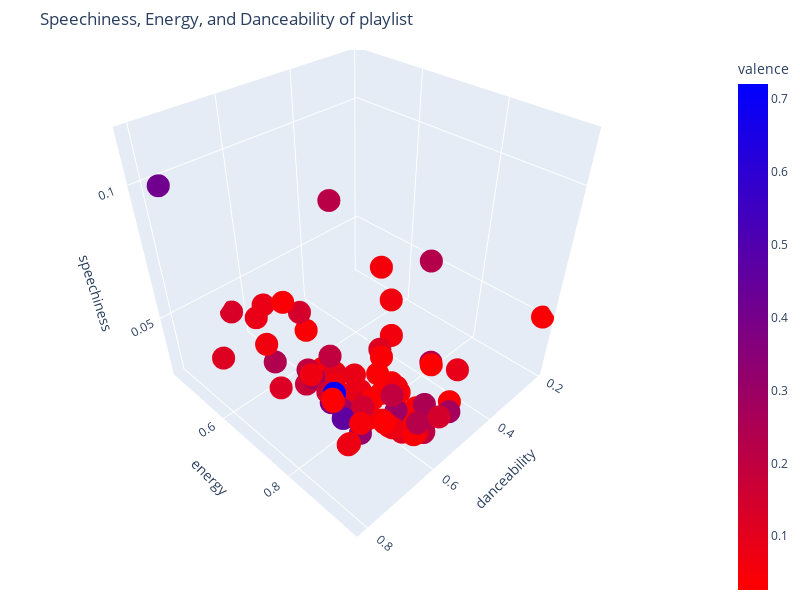

Notebook cell for this chart:
### Code cell
fig = px.scatter_3d(pl_master_df, x='danceability', y='energy', z='speechiness', width=800, height=600, color='valence', color_continuous_scale=color_scheme, hover_name='hoverdata')
zoom_level = 1.3
camera = dict(
    eye=dict(x=zoom_level, y=zoom_level, z=zoom_level),
    center_z=-0.25
)
fig.update_layout(scene_camera=camera, title='Speechiness, Energy, and Danceability of playlist', margin=dict(b=0, l=0, r=0, t=50))
fig.show()

### Figure 1 — Plotly figure (JSON) as saved in the notebook; plotly's stock layout.template omitted (floating-point values rounded to 4 significant figures)
{"data": [{"hovertemplate": "<b>%{hovertext}</b><br><br>danceability=%{x}<br>energy=%{y}<br>speechiness=%{z}<br>valence=%{marker.color}<extra></extra>", "hovertext": ["Matt Fax, Jack Dawson - Close My Eyes", "Anyma, Meg Myers - Running (feat. Meg Myers) - Extended Mix", "Lipless, Blue Noir - Cimmerian", "Nora En Pure - Reminiscing", "Klur - Between", "Reflekt, Cristoph, delline bass - Need To Feel Loved - Cristoph Remix", "Estiva, Diana Miro - The Tale", "Lane 8, Channy Leaneagh, Sultan + Shepard - Survive - Sultan + Shepard Remix", "Tritonal, HALIENE, djimboh - Losing My Mind - djimboh Remix", "Miss Monique - Land of Sunshine", "Klur - Entangled", "Bandēs - Time", "Motorcycle, Cristoph - As The Rush Comes - Cristoph Remix", "Matt Fax, Boxer - Higher", "Jordin Post - Jupiter", "Stephan Bodzin, Marc Romboy, Ben Böhmer - Callisto - Ben Böhmer Remix", "Alex Breitling - Heaven", "PRAANA, Liel Kolet - Waterfall", "Bandēs - Floating", "YATRA - Leaving Ghara", "Eugene Becker - Let's Forget", "Jake Kaiser - Green Spaces", "Rokazer - Menkent", "Kaiyan - Eau De Vie", "Paige, Nihil Young - Lonely Night", "Into The Ether, Lewyn - Never A Sunday", "TOMB - Blue Sky", "Klur - Chronology", "Modera - Valhalla", "Eugene Becker - Nihilism", "Bound to Divide, Lewyn - The Night Before", "Rokazer - Subra", "Shahin Shantiaei, Lauren L'aimant - Close To Me", "Tritonal, Codeko, OCULA - Superhuman - OCULA Remix", "djimboh, Lumynesynth - Up Here", "Passenger 10 - Microban", "Estiva - Tempus Delirium", "Tinlicker, Hero Baldwin - Rebirth", "Braxton - Spaces", "Nora En Pure - Sign of the Times", "Lipless - Wishing Well", "Ben Böhmer, Nils Hoffmann, Malou - Breathing", "Fløa, Furcloud - The Illusion Of Impression", "Paige, Nihil Young - Peaceful Warrior", "ARTBAT, Dino Lenny - Keep Calm - Edit", "Zone+ - Hello", "Kasablanca - Immunity", "Siskin - Fly Away", "RIKO, GUGGA [BR] - Into The Light", "Che Jose, Jodie Knight - Freedom", "Heard Right, Jope - Runner", "Trilucid, Esque - To The End", "Ilan Bluestone, Giuseppe De Luca, OCULA - Hopeless Dreamer - OCULA Remix", "Kaiyan - Freedom Of Light", "Neon Cassettes - If Only for a Night", "Simon Doty - Solstice", "PRAANA - Becoming Earth", "Kozua - Desire", "York, Au/Ra, Archaellum - Golden Hour - Archaellum Remix", "Jackarta - Invincible", "Sultan + Shepard, Angela McCluskey - More Than You Ever Know", "Demmo - Paramount", "Fløa, Furcloud - Stellar", "UOAK, Ceci - Scent of Wood", "Dezza, Demmo - Coastline", "djimboh - Yours", "Matt Fax, Richard Walters - Here With Me", "ANUQRAM - Overseas", "Kozua - Sunshine", "Analog Sol - Medano", "Sons Of Maria - Close to Me", "Lane 8 - Reviver", "L.GU. - Afterlife", "The White Arrow, Deeparture - Cielo Medicina (Deeparture Remix)", "Tom Zeta, Kellerkind, Berenice Van Leer - Personal Space - Kellerkind Remix", "Morgin Madison, Motives - Reach", "Deeparture - Destination", "Bound to Divide, Lewyn - Coming Home", "Trilucid - One Day At A Time"], "legendgroup": "", "marker": {"color": [0.233, 0.0289, 0.0509, 0.0383, 0.238, 0.0648, 0.151, 0.384, 0.0979, 0.12, 0.143, 0.05, 0.142, 0.0344, 0.078, 0.0735, 0.037, 0.0622, 0.17, 0.226, 0.0542, 0.0892, 0.0968, 0.292, 0.0826, 0.218, 0.0377, 0.133, 0.0865, 0.165, 0.0617, 0.273, 0.0713, 0.174, 0.0336, 0.0396, 0.198, 0.026, 0.117, 0.057, 0.275, 0.0385, 0.0391, 0.282, 0.198, 0.413, 0.0918, 0.0393, 0.0386, 0.0851, 0.208, 0.123, 0.0394, 0.253, 0.0471, 0.721, 0.0467, 0.0397, 0.198, 0.0392, 0.0674, 0.0354, 0.0495, 0.117, 0.0744, 0.0351, 0.0378, 0.0327, 0.0628, 0.0773, 0.0398, 0.231, 0.0692, 0.462, 0.115, 0.197, 0.0657, 0.0765, 0.314], "coloraxis": "coloraxis", "symbol": "circle"}, "mode": "markers", "name": "", "scene": "scene", "showlegend": false, "type": "scatter3d", "x": [0.434, 0.699, 0.702, 0.612, 0.674, 0.716, 0.666, 0.651, 0.583, 0.606, 0.576, 0.641, 0.575, 0.55, 0.654, 0.672, 0.585, 0.582, 0.642, 0.609, 0.726, 0.621, 0.608, 0.601, 0.599, 0.71, 0.585, 0.653, 0.571, 0.657, 0.448, 0.53, 0.641, 0.651, 0.678, 0.62, 0.581, 0.541, 0.599, 0.537, 0.658, 0.598, 0.522, 0.656, 0.668, 0.81, 0.419, 0.593, 0.211, 0.604, 0.583, 0.713, 0.568, 0.559, 0.574, 0.656, 0.556, 0.55, 0.583, 0.519, 0.629, 0.593, 0.571, 0.581, 0.743, 0.645, 0.557, 0.66, 0.391, 0.639, 0.676, 0.286, 0.521, 0.682, 0.801, 0.606, 0.647, 0.586, 0.684], "y": [0.841, 0.803, 0.875, 0.848, 0.606, 0.636, 0.85, 0.75, 0.698, 0.901, 0.589, 0.67, 0.961, 0.892, 0.912, 0.716, 0.805, 0.864, 0.832, 0.937, 0.868, 0.762, 0.937, 0.88, 0.769, 0.818, 0.882, 0.439, 0.457, 0.747, 0.744, 0.954, 0.895, 0.677, 0.912, 0.938, 0.934, 0.911, 0.788, 0.782, 0.789, 0.561, 0.806, 0.706, 0.703, 0.501, 0.897, 0.92, 0.96, 0.467, 0.936, 0.664, 0.645, 0.916, 0.665, 0.765, 0.852, 0.579, 0.685, 0.946, 0.739, 0.835, 0.917, 0.819, 0.88, 0.844, 0.796, 0.856, 0.696, 0.882, 0.778, 0.722, 0.879, 0.812, 0.598, 0.872, 0.883, 0.774, 0.859], "z": [0.0382, 0.0435, 0.0435, 0.0587, 0.0354, 0.0507, 0.0434, 0.0308, 0.0317, 0.0315, 0.0475, 0.0294, 0.0431, 0.0354, 0.0409, 0.0419, 0.0318, 0.0448, 0.0342, 0.0411, 0.0363, 0.0327, 0.0363, 0.0381, 0.0406, 0.115, 0.036, 0.0396, 0.0378, 0.0361, 0.0414, 0.0393, 0.0377, 0.0307, 0.0459, 0.0372, 0.0329, 0.0556, 0.0296, 0.0801, 0.0332, 0.0511, 0.0334, 0.0377, 0.0422, 0.104, 0.0396, 0.0368, 0.0506, 0.0354, 0.0339, 0.0339, 0.0263, 0.041, 0.0293, 0.0377, 0.0381, 0.0359, 0.0381, 0.0416, 0.0357, 0.0395, 0.0363, 0.0557, 0.0396, 0.0346, 0.04, 0.0405, 0.0479, 0.0376, 0.0388, 0.0592, 0.0304, 0.0349, 0.0487, 0.0447, 0.0396, 0.0325, 0.0346]}], "layout": {"coloraxis": {"colorbar": {"title": {"text": "valence"}}, "colorscale": [[0, "#ff0000"], [1, "#0000ff"]]}, "height": 600, "legend": {"tracegroupgap": 0}, "margin": {"b": 0, "l": 0, "r": 0, "t": 50}, "scene": {"camera": {"center": {"z": -0.25}, "eye": {"x": 1.3, "y": 1.3, "z": 1.3}}, "domain": {"x": [0, 1], "y": [0, 1]}, "xaxis": {"title": {"text": "danceability"}}, "yaxis": {"title": {"text": "energy"}}, "zaxis": {"title": {"text": "speechiness"}}}, "title": {"text": "Speechiness, Energy, and Danceability of playlist"}, "width": 800}}
